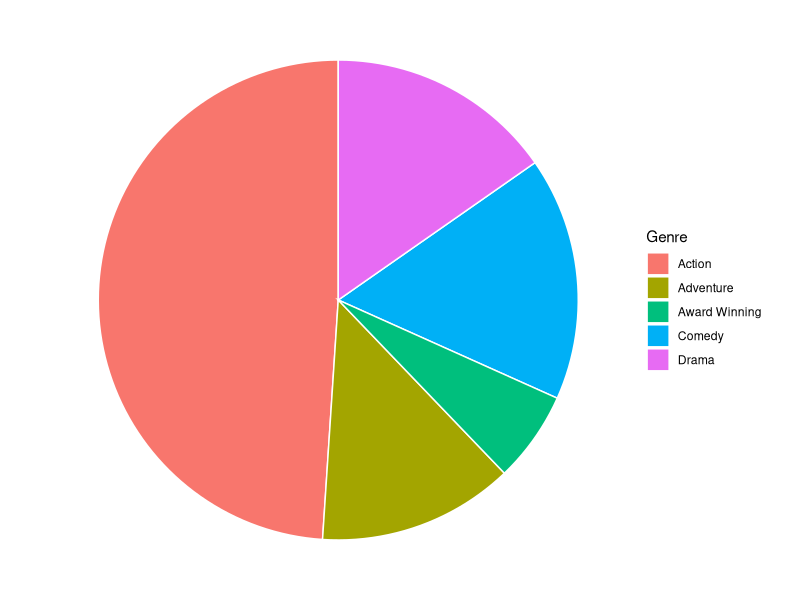
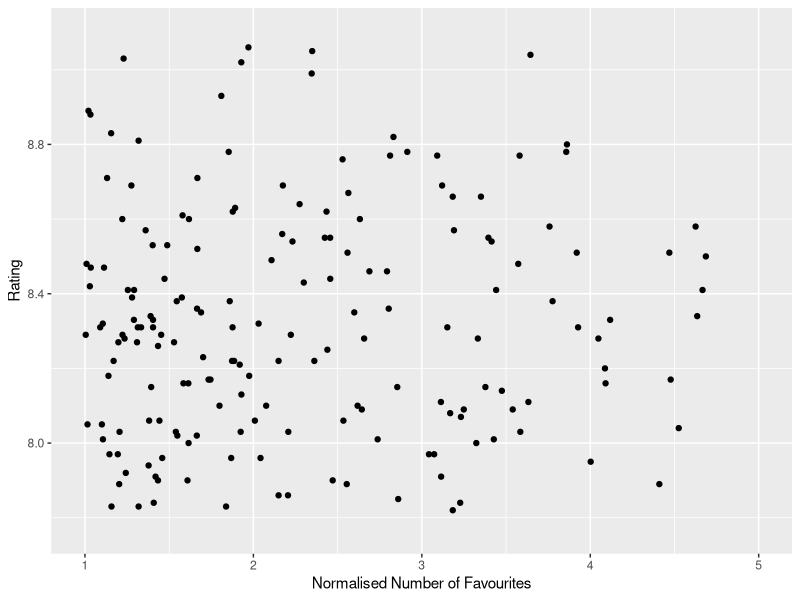
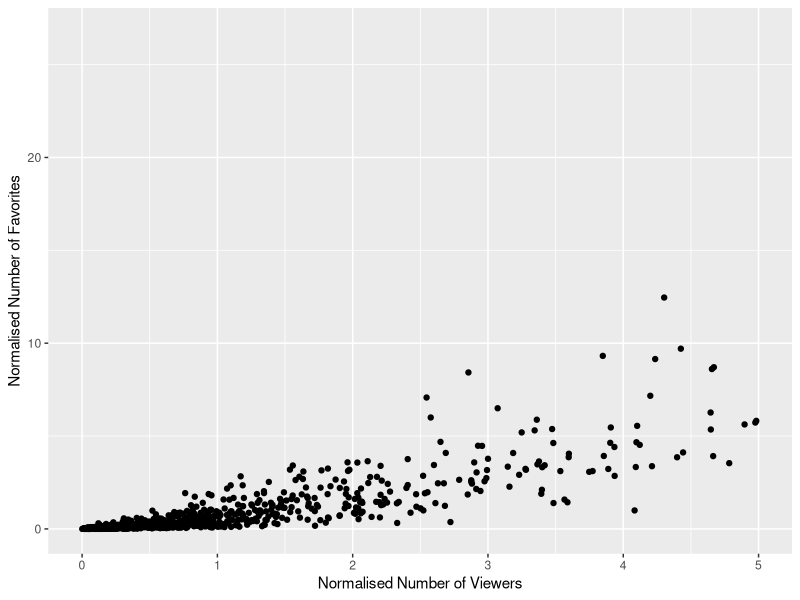
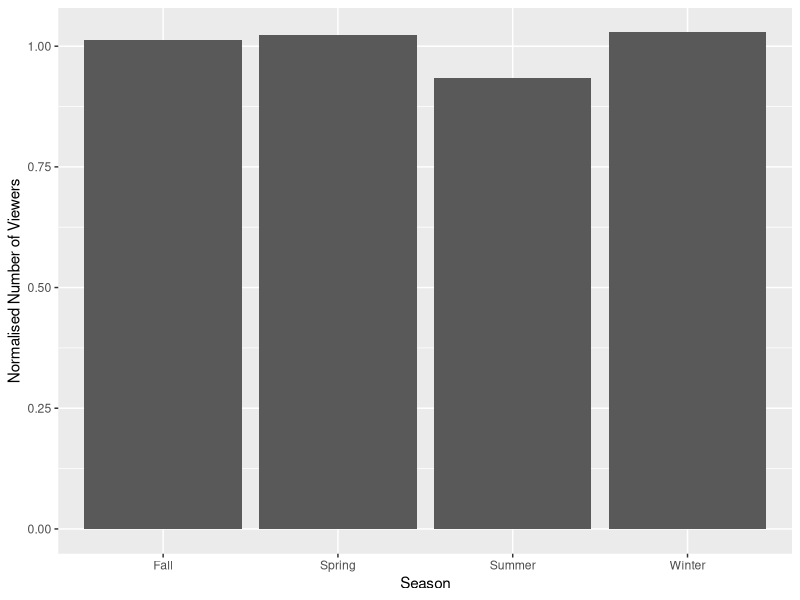
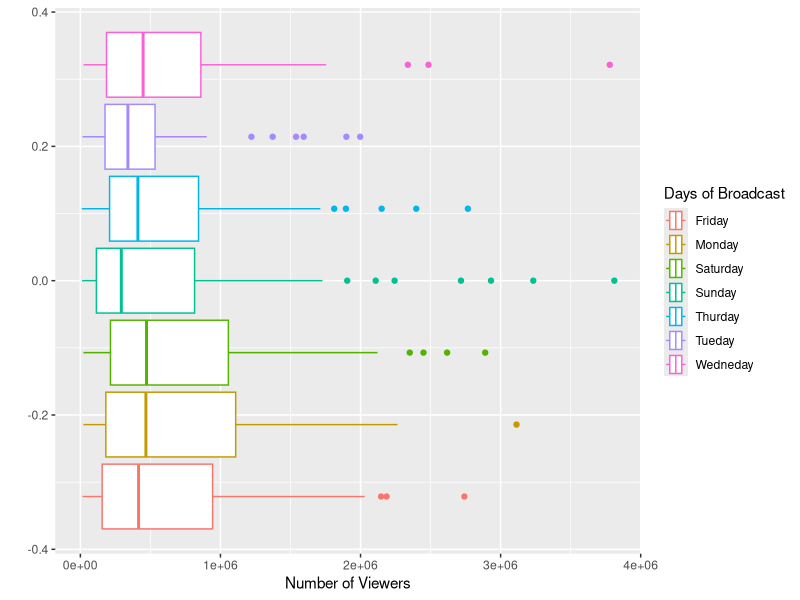
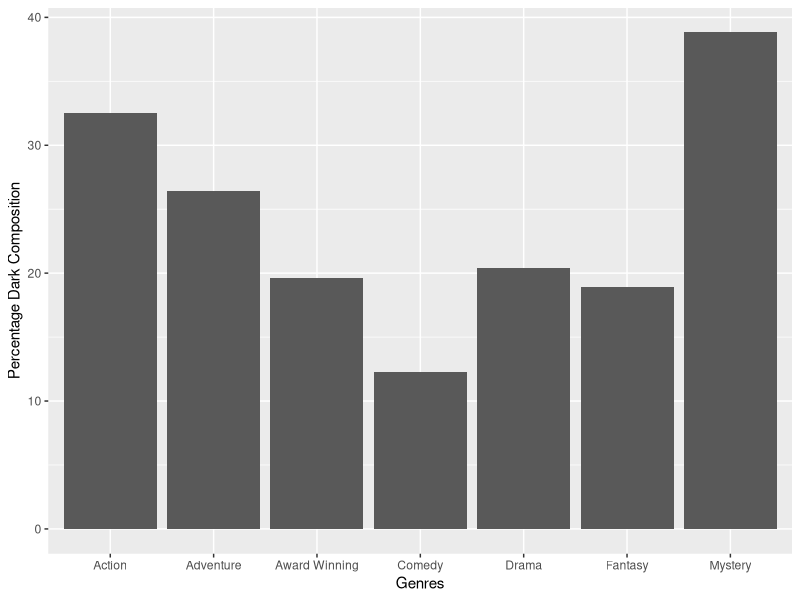
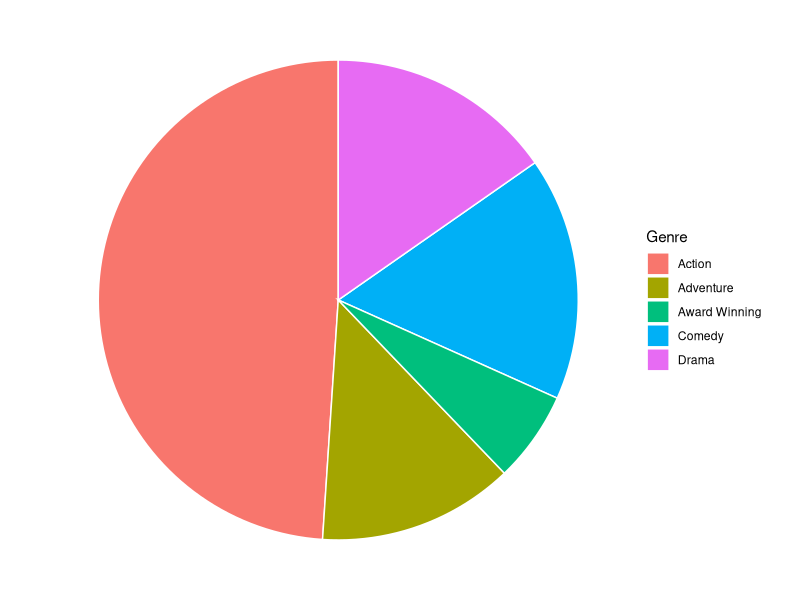
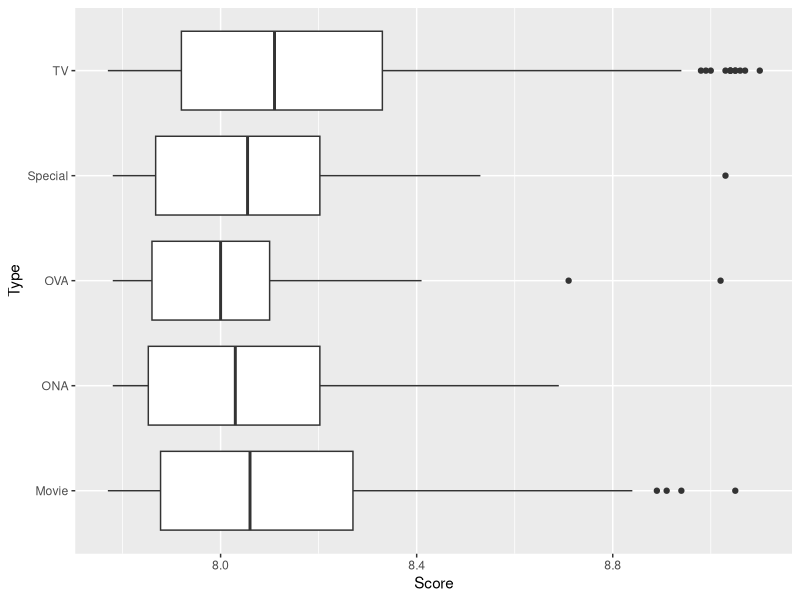

Reproduce these figures in R, in order.
## ---- chunk 1
#| echo: false
library(ggplot2)
MainData <- read.csv("Finaldata.csv")
genres <- as.data.frame(table(MainData$Genre))
genres <- genres[order(genres$Freq,decreasing = TRUE),]
genres <- genres[1:5,]
ggplot(genres, aes(x="", y=Freq, fill = Var1))+ 
  geom_bar(stat="identity", width=1, color = "white")+ 
  coord_polar("y", start=0)+
  theme_void()+
  labs(fill = "Genre")

## ---- chunk 2
#| echo: false
#| warning: false
ggplot(MainData, aes(x = Favorites/mean(Favorites), y = Score))+
  geom_point() + 
  xlim(1,5)+ 
  labs(x = "Normalised Number of Favourites", y = "Rating")
## ---- chunk 3
#| echo: false
#| warning: false
ggplot(MainData, mapping = aes(x = Members/mean(Members), y = Favorites/mean(Favorites))) + geom_point() + xlim(0,5) + labs(x = "Normalised Number of Viewers", y = "Normalised Number of Favorites") 
## ---- chunk 4
        #| echo: false
        #| warning: false
        Seasons <- as.data.frame(table(MainData$Season))
        for(i in 1:4){
           subdata = subset(MainData,
                            MainData$Season == Seasons$Var1[i])
           avg = mean((subdata$Members))
           Seasons$Avg[i] = avg
         }
        ggplot(Seasons, mapping = aes(x = Var1, y = Avg/mean(Avg))) +
          geom_bar(stat = "identity")+
          labs(x = "Season", y = "Normalised Number of Viewers")
## ---- chunk 5
        #| echo: false
        subdata = subset(MainData,
                         MainData$Broadcast.Day != "Not"&
                         MainData$Broadcast.Day != "Unknown"&
                         MainData$Broadcast.Day != "NA"
        )
        ggplot(subdata, 
                mapping = aes(Members),
         )+
             geom_boxplot(mapping = aes(col = Broadcast.Day))+
             labs(y= "", x = "Number of Viewers", col = "Days of Broadcast")

## ---- chunk 6
        #| echo: false
        #| warning: false

        genres <- as.data.frame(table(MainData$Genre))
        genres <- genres[order(genres$Freq,decreasing = TRUE),]

        for(i in 1:length(genres$Var1)){
           subdata = subset(MainData,
                            MainData$Genre == genres$Var1[i])
           avg = mean(subdata$Percent.white)
           genres$AvgPW[i] = avg
           genres$AVGPB[i] = 1-avg
         }

        ggplot(genres[1:7,],
               mapping = aes(x = Var1, y = AVGPB*100))+
          geom_bar(stat = "identity")+
          labs(x= "Genres", y = "Percentage Dark Composition")
## ---- chunk 7

MainData <- read.csv("Finaldata.csv")

for(i in 1:1e3){
  ind = which.max(c(MainData$Percent.red[i],MainData$Percent.green[i],MainData$Percent.blue[i]))
  MainData$MainCol[i] <- c("Red","Green","Blue")[ind]
}
## ---- chunk 8
library(ggplot2)
genres <- as.data.frame(table(MainData$Genre))
genres <- genres[order(genres$Freq,decreasing = TRUE),]
genres <- genres[1:5,]
ggplot(genres, aes(x="", y=Freq, fill = Var1))+ 
      geom_bar(stat="identity", width=1, color = "white")+ 
      coord_polar("y", start=0)+
      theme_void()+
      labs(fill = "Genre")
## ---- chunk 9
library(ggplot2)
ggplot(MainData,  mapping = aes(x = Score, y = Type))+
  geom_boxplot()
## ---- chunk 10
library(ggplot2)
genres <- as.data.frame(table(MainData$Genre[which(MainData$Source=="Manga" & MainData$Rating=="R - 17+ (violence & profanity)")]))
genres <- genres[order(genres$Freq,decreasing = TRUE),]
genres <- genres[1:5,]
ggplot(genres, aes(x="", y=Freq, fill = Var1))+ 
      geom_bar(stat="identity", width=1, color = "white")+ 
      coord_polar("y", start=0)+
      theme_void()+
      labs(fill = "Genre")
## ---- chunk 11
library(ggplot2)
manga <- as.data.frame(MainData[which(MainData$Source=="Manga"), ])
ggplot(manga,  mapping = aes(x = Score, y = Genre))+
  geom_boxplot()
## ---- chunk 12
#| warning: false
library(ggplot2)
genres <- MainData[which((MainData$Source=="Manga") & (MainData$Rating=="PG - Children")), ]
genres <- as.data.frame(table(genres$Genre[which(genres$Episode.Count<=50)]))
genres <- genres[order(genres$Freq,decreasing = TRUE),]
genres <- genres[1:5,]
ggplot(genres, aes(x="", y=Freq, fill = Var1))+ 
  geom_bar(stat="identity", width=1, color = "white")+ 
  coord_polar("y", start=0)+
  theme_void()+
  labs(fill = "Genre")
